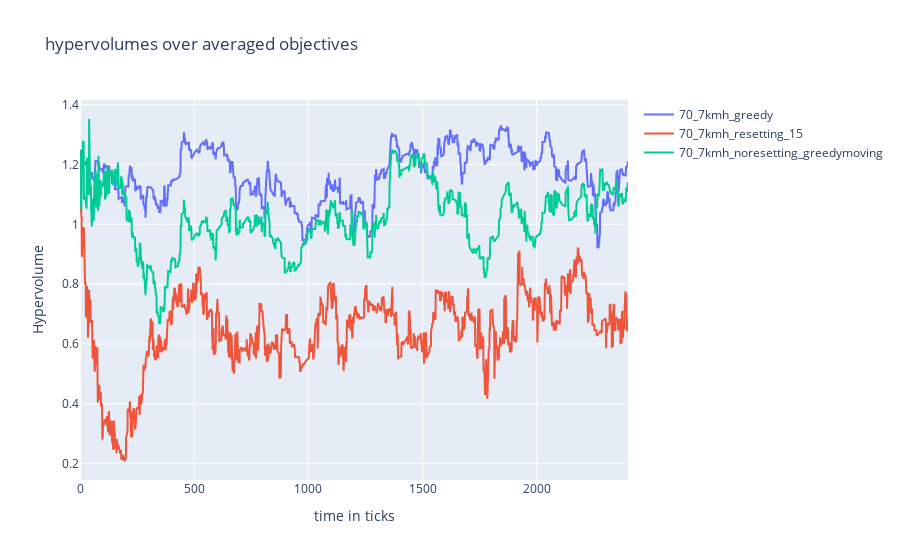
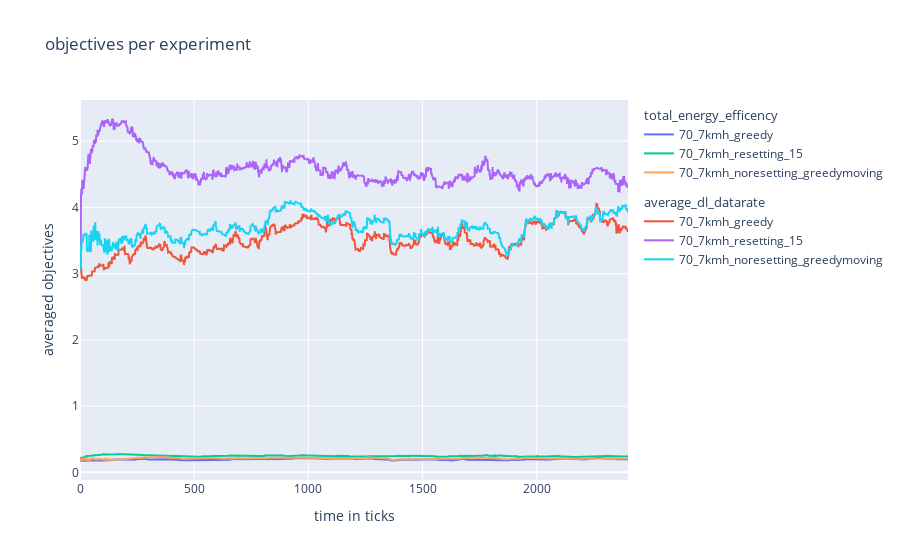
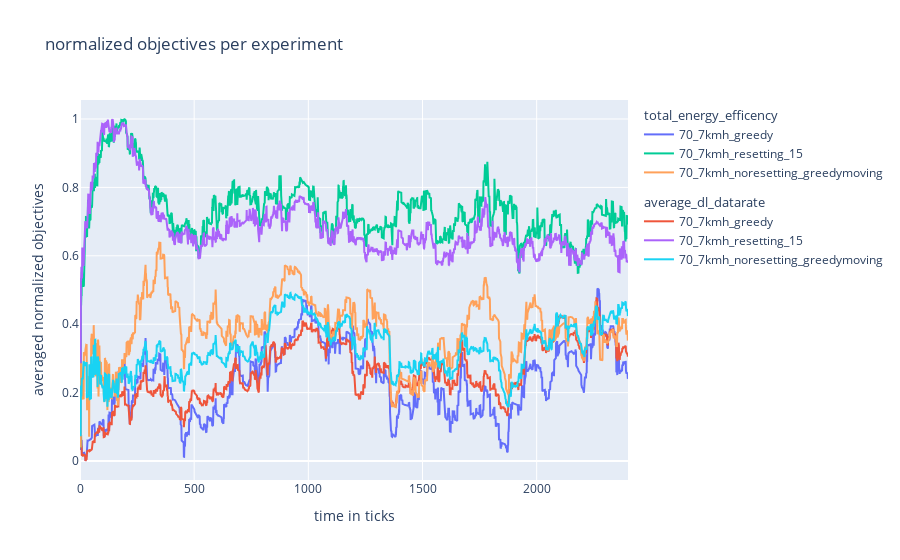

The notebook cell saved with these charts, in order:
### Code cell
##################
# plots for comparing experiments
##################

## hyper volume plot


fig1 = go.Figure()
fig1.update_layout(
    title="hypervolumes over averaged objectives",
    xaxis_title="time in ticks",
    yaxis_title="Hypervolume")


## add experiment hypervolumes 
for index, value in enumerate(hypervolume_list):
    fig1.add_trace(
        go.Scatter(
            x=time_and_frames_list[:, 1],
            y=value,
            mode='lines',
            name= f"{str(configuration_names[index])}",
        ))


## objective  plot
fig2 = go.Figure()

fig2.update_layout(
    title= "objectives per experiment",
    xaxis_title="time in ticks",
    yaxis_title="averaged objectives"
    )
for index, _ in enumerate(objective_1_list):
    fig2.add_trace(
        go.Scatter(
            x=time_and_frames_list[:, 1],
            y=objective_1_list[index],
            name=str(configuration_names[index]),
            mode='lines',
            legendgroup="total_energy_efficency",
            legendgrouptitle_text="total_energy_efficency"
        ))
    fig2.add_trace(
        go.Scatter(
            x=time_and_frames_list[:, 1],
            y=objective_2_list[index],
            name=str(configuration_names[index]),
            mode='lines',
            legendgroup="average_dl_datarate",
            legendgrouptitle_text="average_dl_datarate"
        ))


## normalized objective plot

fig3 = go.Figure()

fig3.update_layout(
    title= "normalized objectives per experiment",
    xaxis_title="time in ticks",
    yaxis_title="averaged normalized objectives"
    )

for index, _ in enumerate(objective_1_normalized_list):
    fig3.add_trace(
        go.Scatter(
            x=time_and_frames_list[:, 1],
            y=objective_1_normalized_list[index],
            name=str(configuration_names[index]),
            mode='lines',
            legendgroup="total_energy_efficency",
            legendgrouptitle_text="total_energy_efficency"
        ))
    fig3.add_trace(
        go.Scatter(
            x=time_and_frames_list[:, 1],
            y=objective_2_normalized_list[index],
            name=str(configuration_names[index]),
            mode='lines',
            legendgroup="average_dl_datarate",
            legendgrouptitle_text="average_dl_datarate"
        ))

fig1.show()
fig2.show()
fig3.show()

### Figure 1 — Plotly figure (JSON) as saved in the notebook; plotly's stock layout.template omitted (floating-point values rounded to 4 significant figures; data arrays with more than 128 entries replaced by an {"elided": "..."} marker saying what was removed)
{"data": [{"mode": "lines", "name": "70_7kmh_greedy", "type": "scatter", "x": {"elided": "2401 int values"}, "y": {"elided": "2401 float values"}}, {"mode": "lines", "name": "70_7kmh_resetting_15", "type": "scatter", "x": {"elided": "2401 int values"}, "y": {"elided": "2401 float values"}}, {"mode": "lines", "name": "70_7kmh_noresetting_greedymoving", "type": "scatter", "x": {"elided": "2401 int values"}, "y": {"elided": "2401 float values"}}], "layout": {"title": {"text": "hypervolumes over averaged objectives"}, "xaxis": {"title": {"text": "time in ticks"}}, "yaxis": {"title": {"text": "Hypervolume"}}}}

### Figure 2 — Plotly figure (JSON) as saved in the notebook; plotly's stock layout.template omitted (floating-point values rounded to 4 significant figures; data arrays with more than 128 entries replaced by an {"elided": "..."} marker saying what was removed)
{"data": [{"legendgroup": "total_energy_efficency", "legendgrouptitle": {"text": "total_energy_efficency"}, "mode": "lines", "name": "70_7kmh_greedy", "type": "scatter", "x": {"elided": "2401 int values"}, "y": {"elided": "2401 float values"}}, {"legendgroup": "average_dl_datarate", "legendgrouptitle": {"text": "average_dl_datarate"}, "mode": "lines", "name": "70_7kmh_greedy", "type": "scatter", "x": {"elided": "2401 int values"}, "y": {"elided": "2401 float values"}}, {"legendgroup": "total_energy_efficency", "legendgrouptitle": {"text": "total_energy_efficency"}, "mode": "lines", "name": "70_7kmh_resetting_15", "type": "scatter", "x": {"elided": "2401 int values"}, "y": {"elided": "2401 float values"}}, {"legendgroup": "average_dl_datarate", "legendgrouptitle": {"text": "average_dl_datarate"}, "mode": "lines", "name": "70_7kmh_resetting_15", "type": "scatter", "x": {"elided": "2401 int values"}, "y": {"elided": "2401 float values"}}, {"legendgroup": "total_energy_efficency", "legendgrouptitle": {"text": "total_energy_efficency"}, "mode": "lines", "name": "70_7kmh_noresetting_greedymoving", "type": "scatter", "x": {"elided": "2401 int values"}, "y": {"elided": "2401 float values"}}, {"legendgroup": "average_dl_datarate", "legendgrouptitle": {"text": "average_dl_datarate"}, "mode": "lines", "name": "70_7kmh_noresetting_greedymoving", "type": "scatter", "x": {"elided": "2401 int values"}, "y": {"elided": "2401 float values"}}], "layout": {"title": {"text": "objectives per experiment"}, "xaxis": {"title": {"text": "time in ticks"}}, "yaxis": {"title": {"text": "averaged objectives"}}}}

### Figure 3 — Plotly figure (JSON) as saved in the notebook; plotly's stock layout.template omitted (floating-point values rounded to 4 significant figures; data arrays with more than 128 entries replaced by an {"elided": "..."} marker saying what was removed)
{"data": [{"legendgroup": "total_energy_efficency", "legendgrouptitle": {"text": "total_energy_efficency"}, "mode": "lines", "name": "70_7kmh_greedy", "type": "scatter", "x": {"elided": "2401 int values"}, "y": {"elided": "2401 float values"}}, {"legendgroup": "average_dl_datarate", "legendgrouptitle": {"text": "average_dl_datarate"}, "mode": "lines", "name": "70_7kmh_greedy", "type": "scatter", "x": {"elided": "2401 int values"}, "y": {"elided": "2401 float values"}}, {"legendgroup": "total_energy_efficency", "legendgrouptitle": {"text": "total_energy_efficency"}, "mode": "lines", "name": "70_7kmh_resetting_15", "type": "scatter", "x": {"elided": "2401 int values"}, "y": {"elided": "2401 float values"}}, {"legendgroup": "average_dl_datarate", "legendgrouptitle": {"text": "average_dl_datarate"}, "mode": "lines", "name": "70_7kmh_resetting_15", "type": "scatter", "x": {"elided": "2401 int values"}, "y": {"elided": "2401 float values"}}, {"legendgroup": "total_energy_efficency", "legendgrouptitle": {"text": "total_energy_efficency"}, "mode": "lines", "name": "70_7kmh_noresetting_greedymoving", "type": "scatter", "x": {"elided": "2401 int values"}, "y": {"elided": "2401 float values"}}, {"legendgroup": "average_dl_datarate", "legendgrouptitle": {"text": "average_dl_datarate"}, "mode": "lines", "name": "70_7kmh_noresetting_greedymoving", "type": "scatter", "x": {"elided": "2401 int values"}, "y": {"elided": "2401 float values"}}], "layout": {"title": {"text": "normalized objectives per experiment"}, "xaxis": {"title": {"text": "time in ticks"}}, "yaxis": {"title": {"text": "averaged normalized objectives"}}}}
